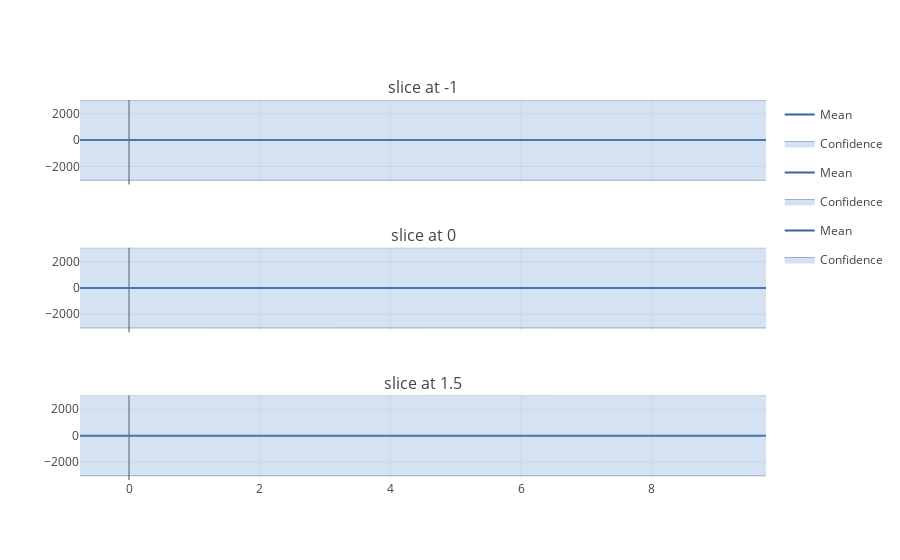

The notebook cell this image was saved under:
### Code cell
slices = [-1, 0, 1.5]
figure = GPy.plotting.plotting_library().figure(3, 1, 
                        shared_xaxes=True,
                        subplot_titles=('slice at -1', 
                                        'slice at 0', 
                                        'slice at 1.5', 
                                        )
                            )
for i, y in zip(range(3), slices):
    canvas = m.plot(figure=figure, fixed_inputs=[(0,y)], row=(i+1), plot_data=False)
GPy.plotting.show(canvas, filename='basic_gp_regression_notebook_slicing_vertical')

### Figure 1 — Plotly figure (JSON) as saved in the notebook; plotly's stock layout.template omitted (floating-point values rounded to 4 significant figures; data arrays with more than 128 entries replaced by an {"elided": "..."} marker saying what was removed)
{"data": [{"line": {"color": "#3465a4", "width": 2}, "mode": "lines", "name": "Mean", "showlegend": true, "type": "scatter", "x": {"elided": "200 float values"}, "xaxis": "x1", "y": {"elided": "200 int values"}, "yaxis": "y1"}, {"fillcolor": "rgba(114, 159, 207, 0.3)", "legendgroup": "Confidence_fill_(1,1)", "line": {"color": "#204a87", "width": 0.4}, "mode": "lines", "name": "Confidence", "opacity": 0.3, "showlegend": false, "type": "scatter", "x": {"elided": "200 float values"}, "xaxis": "x1", "y": {"elided": "200 float values"}, "yaxis": "y1"}, {"fill": "tonextx", "fillcolor": "rgba(114, 159, 207, 0.3)", "legendgroup": "Confidence_fill_(1,1)", "line": {"color": "#204a87", "width": 0.4}, "mode": "lines", "name": "Confidence", "opacity": 0.3, "showlegend": true, "type": "scatter", "x": {"elided": "200 float values"}, "xaxis": "x1", "y": {"elided": "200 float values"}, "yaxis": "y1"}, {"line": {"color": "#3465a4", "width": 2}, "mode": "lines", "name": "Mean", "showlegend": true, "type": "scatter", "x": {"elided": "200 float values"}, "xaxis": "x1", "y": {"elided": "200 int values"}, "yaxis": "y2"}, {"fillcolor": "rgba(114, 159, 207, 0.3)", "legendgroup": "Confidence_fill_(2,1)", "line": {"color": "#204a87", "width": 0.4}, "mode": "lines", "name": "Confidence", "opacity": 0.3, "showlegend": false, "type": "scatter", "x": {"elided": "200 float values"}, "xaxis": "x1", "y": {"elided": "200 float values"}, "yaxis": "y2"}, {"fill": "tonextx", "fillcolor": "rgba(114, 159, 207, 0.3)", "legendgroup": "Confidence_fill_(2,1)", "line": {"color": "#204a87", "width": 0.4}, "mode": "lines", "name": "Confidence", "opacity": 0.3, "showlegend": true, "type": "scatter", "x": {"elided": "200 float values"}, "xaxis": "x1", "y": {"elided": "200 float values"}, "yaxis": "y2"}, {"line": {"color": "#3465a4", "width": 2}, "mode": "lines", "name": "Mean", "showlegend": true, "type": "scatter", "x": {"elided": "200 float values"}, "xaxis": "x1", "y": {"elided": "200 int values"}, "yaxis": "y3"}, {"fillcolor": "rgba(114, 159, 207, 0.3)", "legendgroup": "Confidence_fill_(3,1)", "line": {"color": "#204a87", "width": 0.4}, "mode": "lines", "name": "Confidence", "opacity": 0.3, "showlegend": false, "type": "scatter", "x": {"elided": "200 float values"}, "xaxis": "x1", "y": {"elided": "200 float values"}, "yaxis": "y3"}, {"fill": "tonextx", "fillcolor": "rgba(114, 159, 207, 0.3)", "legendgroup": "Confidence_fill_(3,1)", "line": {"color": "#204a87", "width": 0.4}, "mode": "lines", "name": "Confidence", "opacity": 0.3, "showlegend": true, "type": "scatter", "x": {"elided": "200 float values"}, "xaxis": "x1", "y": {"elided": "200 float values"}, "yaxis": "y3"}], "layout": {"annotations": [{"font": {"size": 16}, "showarrow": false, "text": "slice at -1", "x": 0.5, "xanchor": "center", "xref": "paper", "y": 1, "yanchor": "bottom", "yref": "paper"}, {"font": {"size": 16}, "showarrow": false, "text": "slice at 0", "x": 0.5, "xanchor": "center", "xref": "paper", "y": 0.6111, "yanchor": "bottom", "yref": "paper"}, {"font": {"size": 16}, "showarrow": false, "text": "slice at 1.5", "x": 0.5, "xanchor": "center", "xref": "paper", "y": 0.2222, "yanchor": "bottom", "yref": "paper"}], "showlegend": true, "xaxis1": {"anchor": "y3", "domain": [0, 1]}, "yaxis1": {"anchor": "free", "domain": [0.7778, 1], "position": 0}, "yaxis2": {"anchor": "free", "domain": [0.3889, 0.6111], "position": 0}, "yaxis3": {"anchor": "x1", "domain": [0, 0.2222]}}}
